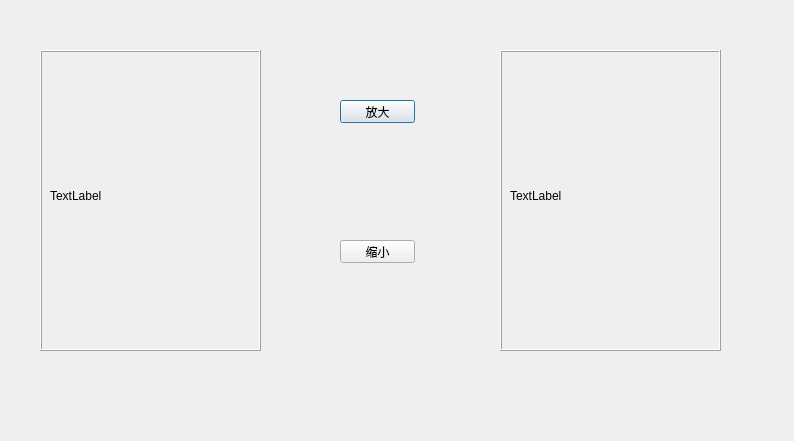
<?xml version="1.0" encoding="UTF-8"?>
<ui version="4.0">
 <class>Dialog</class>
 <widget class="QDialog" name="Dialog">
  <property name="geometry">
   <rect>
    <x>0</x>
    <y>0</y>
    <width>794</width>
    <height>441</height>
   </rect>
  </property>
  <property name="windowTitle">
   <string>Dialog</string>
  </property>
  <widget class="QFrame" name="frame">
   <property name="geometry">
    <rect>
     <x>40</x>
     <y>50</y>
     <width>221</width>
     <height>301</height>
    </rect>
   </property>
   <property name="frameShape">
    <enum>QFrame::Box</enum>
   </property>
   <property name="frameShadow">
    <enum>QFrame::Raised</enum>
   </property>
   <widget class="QLabel" name="label">
    <property name="geometry">
     <rect>
      <x>10</x>
      <y>0</y>
      <width>201</width>
      <height>291</height>
     </rect>
    </property>
    <property name="text">
     <string>TextLabel</string>
    </property>
   </widget>
  </widget>
  <widget class="QPushButton" name="btn_big">
   <property name="geometry">
    <rect>
     <x>340</x>
     <y>100</y>
     <width>75</width>
     <height>23</height>
    </rect>
   </property>
   <property name="text">
    <string>放大</string>
   </property>
  </widget>
  <widget class="QPushButton" name="btn_small">
   <property name="geometry">
    <rect>
     <x>340</x>
     <y>240</y>
     <width>75</width>
     <height>23</height>
    </rect>
   </property>
   <property name="text">
    <string>缩小</string>
   </property>
  </widget>
  <widget class="QFrame" name="frame_2">
   <property name="geometry">
    <rect>
     <x>500</x>
     <y>50</y>
     <width>221</width>
     <height>301</height>
    </rect>
   </property>
   <property name="frameShape">
    <enum>QFrame::Box</enum>
   </property>
   <property name="frameShadow">
    <enum>QFrame::Raised</enum>
   </property>
   <widget class="QLabel" name="label_2">
    <property name="geometry">
     <rect>
      <x>10</x>
      <y>0</y>
      <width>201</width>
      <height>291</height>
     </rect>
    </property>
    <property name="text">
     <string>TextLabel</string>
    </property>
   </widget>
  </widget>
 </widget>
 <resources/>
 <connections/>
</ui>
